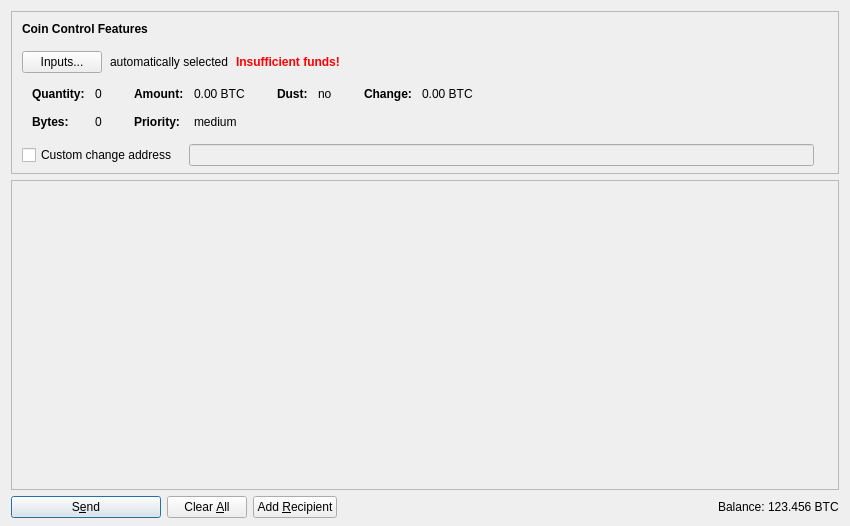
<?xml version="1.0" encoding="UTF-8"?>
<ui version="4.0">
 <class>SendCoinsDialog</class>
 <widget class="QDialog" name="SendCoinsDialog">
  <property name="geometry">
   <rect>
    <x>0</x>
    <y>0</y>
    <width>850</width>
    <height>526</height>
   </rect>
  </property>
  <property name="windowTitle">
   <string>Send Coins</string>
  </property>
  <layout class="QVBoxLayout" name="verticalLayout" stretch="0,1,0,0">
   <property name="bottomMargin">
    <number>8</number>
   </property>
   <item>
    <widget class="QFrame" name="frameCoinControl">
     <property name="sizePolicy">
      <sizepolicy hsizetype="Expanding" vsizetype="Expanding">
       <horstretch>0</horstretch>
       <verstretch>0</verstretch>
      </sizepolicy>
     </property>
     <property name="maximumSize">
      <size>
       <width>16777215</width>
       <height>16777215</height>
      </size>
     </property>
     <property name="frameShape">
      <enum>QFrame::StyledPanel</enum>
     </property>
     <property name="frameShadow">
      <enum>QFrame::Sunken</enum>
     </property>
     <layout class="QVBoxLayout" name="verticalLayoutCoinControl2">
      <property name="spacing">
       <number>0</number>
      </property>
      <property name="leftMargin">
       <number>0</number>
      </property>
      <property name="topMargin">
       <number>0</number>
      </property>
      <property name="rightMargin">
       <number>0</number>
      </property>
      <property name="bottomMargin">
       <number>6</number>
      </property>
      <item>
       <layout class="QVBoxLayout" name="verticalLayoutCoinControl" stretch="0,0,0,0,1">
        <property name="spacing">
         <number>0</number>
        </property>
        <property name="leftMargin">
         <number>10</number>
        </property>
        <property name="topMargin">
         <number>10</number>
        </property>
        <item>
         <layout class="QHBoxLayout" name="horizontalLayoutCoinControl1">
          <property name="bottomMargin">
           <number>15</number>
          </property>
          <item>
           <widget class="QLabel" name="labelCoinControlFeatures">
            <property name="sizePolicy">
             <sizepolicy hsizetype="Preferred" vsizetype="Maximum">
              <horstretch>0</horstretch>
              <verstretch>0</verstretch>
             </sizepolicy>
            </property>
            <property name="font">
             <font>
              <weight>75</weight>
              <bold>true</bold>
             </font>
            </property>
            <property name="styleSheet">
             <string notr="true">font-weight:bold;</string>
            </property>
            <property name="text">
             <string>Coin Control Features</string>
            </property>
           </widget>
          </item>
         </layout>
        </item>
        <item>
         <layout class="QHBoxLayout" name="horizontalLayoutCoinControl2" stretch="0,0,0,0">
          <property name="spacing">
           <number>8</number>
          </property>
          <property name="bottomMargin">
           <number>10</number>
          </property>
          <item>
           <widget class="QPushButton" name="pushButtonCoinControl">
            <property name="styleSheet">
             <string notr="true"/>
            </property>
            <property name="text">
             <string>Inputs...</string>
            </property>
            <property name="autoDefault">
             <bool>false</bool>
            </property>
           </widget>
          </item>
          <item>
           <widget class="QLabel" name="labelCoinControlAutomaticallySelected">
            <property name="text">
             <string>automatically selected</string>
            </property>
            <property name="margin">
             <number>5</number>
            </property>
           </widget>
          </item>
          <item>
           <widget class="QLabel" name="labelCoinControlInsuffFunds">
            <property name="font">
             <font>
              <weight>75</weight>
              <bold>true</bold>
             </font>
            </property>
            <property name="styleSheet">
             <string notr="true">color:red;font-weight:bold;</string>
            </property>
            <property name="text">
             <string>Insufficient funds!</string>
            </property>
            <property name="margin">
             <number>5</number>
            </property>
           </widget>
          </item>
          <item>
           <spacer name="horizontalSpacerCoinControl">
            <property name="orientation">
             <enum>Qt::Horizontal</enum>
            </property>
            <property name="sizeHint" stdset="0">
             <size>
              <width>40</width>
              <height>1</height>
             </size>
            </property>
           </spacer>
          </item>
         </layout>
        </item>
        <item>
         <widget class="QWidget" name="widgetCoinControl" native="true">
          <property name="sizePolicy">
           <sizepolicy hsizetype="Preferred" vsizetype="Preferred">
            <horstretch>0</horstretch>
            <verstretch>0</verstretch>
           </sizepolicy>
          </property>
          <property name="minimumSize">
           <size>
            <width>0</width>
            <height>0</height>
           </size>
          </property>
          <property name="styleSheet">
           <string notr="true"/>
          </property>
          <layout class="QHBoxLayout" name="horizontalLayoutCoinControl5">
           <property name="leftMargin">
            <number>0</number>
           </property>
           <property name="topMargin">
            <number>0</number>
           </property>
           <property name="rightMargin">
            <number>0</number>
           </property>
           <property name="bottomMargin">
            <number>0</number>
           </property>
           <item>
            <layout class="QHBoxLayout" name="horizontalLayoutCoinControl3" stretch="0,0,0,1">
             <property name="spacing">
              <number>20</number>
             </property>
             <property name="topMargin">
              <number>0</number>
             </property>
             <property name="bottomMargin">
              <number>10</number>
             </property>
             <item>
              <layout class="QFormLayout" name="formLayoutCoinControl1">
               <property name="horizontalSpacing">
                <number>10</number>
               </property>
               <property name="verticalSpacing">
                <number>14</number>
               </property>
               <property name="leftMargin">
                <number>10</number>
               </property>
               <property name="topMargin">
                <number>4</number>
               </property>
               <property name="rightMargin">
                <number>6</number>
               </property>
               <item row="0" column="0">
                <widget class="QLabel" name="labelCoinControlQuantityText">
                 <property name="font">
                  <font>
                   <weight>75</weight>
                   <bold>true</bold>
                  </font>
                 </property>
                 <property name="text">
                  <string>Quantity:</string>
                 </property>
                 <property name="margin">
                  <number>0</number>
                 </property>
                </widget>
               </item>
               <item row="0" column="1">
                <widget class="QLabel" name="labelCoinControlQuantity">
                 <property name="cursor">
                  <cursorShape>IBeamCursor</cursorShape>
                 </property>
                 <property name="contextMenuPolicy">
                  <enum>Qt::ActionsContextMenu</enum>
                 </property>
                 <property name="text">
                  <string notr="true">0</string>
                 </property>
                 <property name="margin">
                  <number>0</number>
                 </property>
                 <property name="textInteractionFlags">
                  <set>Qt::LinksAccessibleByMouse|Qt::TextSelectableByKeyboard|Qt::TextSelectableByMouse</set>
                 </property>
                </widget>
               </item>
               <item row="1" column="0">
                <widget class="QLabel" name="labelCoinControlBytesText">
                 <property name="font">
                  <font>
                   <weight>75</weight>
                   <bold>true</bold>
                  </font>
                 </property>
                 <property name="text">
                  <string>Bytes:</string>
                 </property>
                </widget>
               </item>
               <item row="1" column="1">
                <widget class="QLabel" name="labelCoinControlBytes">
                 <property name="cursor">
                  <cursorShape>IBeamCursor</cursorShape>
                 </property>
                 <property name="contextMenuPolicy">
                  <enum>Qt::ActionsContextMenu</enum>
                 </property>
                 <property name="text">
                  <string notr="true">0</string>
                 </property>
                 <property name="textInteractionFlags">
                  <set>Qt::LinksAccessibleByMouse|Qt::TextSelectableByKeyboard|Qt::TextSelectableByMouse</set>
                 </property>
                </widget>
               </item>
              </layout>
             </item>
             <item>
              <layout class="QFormLayout" name="formLayoutCoinControl2">
               <property name="horizontalSpacing">
                <number>10</number>
               </property>
               <property name="verticalSpacing">
                <number>14</number>
               </property>
               <property name="leftMargin">
                <number>6</number>
               </property>
               <property name="topMargin">
                <number>4</number>
               </property>
               <property name="rightMargin">
                <number>6</number>
               </property>
               <item row="0" column="0">
                <widget class="QLabel" name="labelCoinControlAmountText">
                 <property name="font">
                  <font>
                   <weight>75</weight>
                   <bold>true</bold>
                  </font>
                 </property>
                 <property name="text">
                  <string>Amount:</string>
                 </property>
                 <property name="margin">
                  <number>0</number>
                 </property>
                </widget>
               </item>
               <item row="0" column="1">
                <widget class="QLabel" name="labelCoinControlAmount">
                 <property name="cursor">
                  <cursorShape>IBeamCursor</cursorShape>
                 </property>
                 <property name="contextMenuPolicy">
                  <enum>Qt::ActionsContextMenu</enum>
                 </property>
                 <property name="text">
                  <string notr="true">0.00 BTC</string>
                 </property>
                 <property name="textInteractionFlags">
                  <set>Qt::LinksAccessibleByMouse|Qt::TextSelectableByKeyboard|Qt::TextSelectableByMouse</set>
                 </property>
                </widget>
               </item>
               <item row="1" column="0">
                <widget class="QLabel" name="labelCoinControlPriorityText">
                 <property name="font">
                  <font>
                   <weight>75</weight>
                   <bold>true</bold>
                  </font>
                 </property>
                 <property name="text">
                  <string>Priority:</string>
                 </property>
                </widget>
               </item>
               <item row="1" column="1">
                <widget class="QLabel" name="labelCoinControlPriority">
                 <property name="cursor">
                  <cursorShape>IBeamCursor</cursorShape>
                 </property>
                 <property name="contextMenuPolicy">
                  <enum>Qt::ActionsContextMenu</enum>
                 </property>
                 <property name="text">
                  <string notr="true">medium</string>
                 </property>
                 <property name="textInteractionFlags">
                  <set>Qt::LinksAccessibleByMouse|Qt::TextSelectableByKeyboard|Qt::TextSelectableByMouse</set>
                 </property>
                </widget>
               </item>
              </layout>
             </item>
             <item>
              <layout class="QFormLayout" name="formLayoutCoinControl3">
               <property name="horizontalSpacing">
                <number>10</number>
               </property>
               <property name="verticalSpacing">
                <number>14</number>
               </property>
               <property name="leftMargin">
                <number>6</number>
               </property>
               <property name="topMargin">
                <number>4</number>
               </property>
               <property name="rightMargin">
                <number>6</number>
               </property>
               <item row="1" column="0">
                <widget class="QLabel" name="labelCoinControlLowOutputText">
                 <property name="font">
                  <font>
                   <weight>75</weight>
                   <bold>true</bold>
                  </font>
                 </property>
                 <property name="text">
                  <string>Dust:</string>
                 </property>
                </widget>
               </item>
               <item row="1" column="1">
                <widget class="QLabel" name="labelCoinControlLowOutput">
                 <property name="cursor">
                  <cursorShape>IBeamCursor</cursorShape>
                 </property>
                 <property name="contextMenuPolicy">
                  <enum>Qt::ActionsContextMenu</enum>
                 </property>
                 <property name="text">
                  <string notr="true">no</string>
                 </property>
                 <property name="textInteractionFlags">
                  <set>Qt::LinksAccessibleByMouse|Qt::TextSelectableByKeyboard|Qt::TextSelectableByMouse</set>
                 </property>
                </widget>
               </item>
              </layout>
             </item>
             <item>
              <layout class="QFormLayout" name="formLayoutCoinControl4">
               <property name="horizontalSpacing">
                <number>10</number>
               </property>
               <property name="verticalSpacing">
                <number>14</number>
               </property>
               <property name="leftMargin">
                <number>6</number>
               </property>
               <property name="topMargin">
                <number>4</number>
               </property>
               <property name="rightMargin">
                <number>6</number>
               </property>
               <item row="1" column="0">
                <widget class="QLabel" name="labelCoinControlChangeText">
                 <property name="font">
                  <font>
                   <weight>75</weight>
                   <bold>true</bold>
                  </font>
                 </property>
                 <property name="text">
                  <string>Change:</string>
                 </property>
                </widget>
               </item>
               <item row="1" column="1">
                <widget class="QLabel" name="labelCoinControlChange">
                 <property name="cursor">
                  <cursorShape>IBeamCursor</cursorShape>
                 </property>
                 <property name="contextMenuPolicy">
                  <enum>Qt::ActionsContextMenu</enum>
                 </property>
                 <property name="text">
                  <string notr="true">0.00 BTC</string>
                 </property>
                 <property name="textInteractionFlags">
                  <set>Qt::LinksAccessibleByMouse|Qt::TextSelectableByKeyboard|Qt::TextSelectableByMouse</set>
                 </property>
                </widget>
               </item>
              </layout>
             </item>
            </layout>
           </item>
          </layout>
         </widget>
        </item>
        <item>
         <layout class="QHBoxLayout" name="horizontalLayoutCoinControl4" stretch="0,0,0">
          <property name="spacing">
           <number>12</number>
          </property>
          <property name="sizeConstraint">
           <enum>QLayout::SetDefaultConstraint</enum>
          </property>
          <property name="topMargin">
           <number>5</number>
          </property>
          <property name="rightMargin">
           <number>5</number>
          </property>
          <item>
           <widget class="QCheckBox" name="checkBoxCoinControlChange">
            <property name="toolTip">
             <string>If this is activated, but the change address is empty or invalid, change will be sent to a newly generated address.</string>
            </property>
            <property name="text">
             <string>Custom change address</string>
            </property>
           </widget>
          </item>
          <item>
           <widget class="QValidatedLineEdit" name="lineEditCoinControlChange">
            <property name="enabled">
             <bool>false</bool>
            </property>
            <property name="sizePolicy">
             <sizepolicy hsizetype="Expanding" vsizetype="Fixed">
              <horstretch>0</horstretch>
              <verstretch>0</verstretch>
             </sizepolicy>
            </property>
           </widget>
          </item>
          <item>
           <widget class="QLabel" name="labelCoinControlChangeLabel">
            <property name="sizePolicy">
             <sizepolicy hsizetype="Preferred" vsizetype="Expanding">
              <horstretch>0</horstretch>
              <verstretch>0</verstretch>
             </sizepolicy>
            </property>
            <property name="minimumSize">
             <size>
              <width>0</width>
              <height>0</height>
             </size>
            </property>
            <property name="text">
             <string/>
            </property>
            <property name="margin">
             <number>3</number>
            </property>
           </widget>
          </item>
         </layout>
        </item>
        <item>
         <spacer name="verticalSpacerCoinControl">
          <property name="orientation">
           <enum>Qt::Vertical</enum>
          </property>
          <property name="sizeHint" stdset="0">
           <size>
            <width>800</width>
            <height>1</height>
           </size>
          </property>
         </spacer>
        </item>
       </layout>
      </item>
     </layout>
    </widget>
   </item>
   <item>
    <widget class="QScrollArea" name="scrollArea">
     <property name="widgetResizable">
      <bool>true</bool>
     </property>
     <widget class="QWidget" name="scrollAreaWidgetContents">
      <property name="geometry">
       <rect>
        <x>0</x>
        <y>0</y>
        <width>830</width>
        <height>68</height>
       </rect>
      </property>
      <layout class="QVBoxLayout" name="verticalLayout_2" stretch="0,1">
       <property name="leftMargin">
        <number>0</number>
       </property>
       <property name="topMargin">
        <number>0</number>
       </property>
       <property name="rightMargin">
        <number>0</number>
       </property>
       <property name="bottomMargin">
        <number>0</number>
       </property>
       <item>
        <layout class="QVBoxLayout" name="entries">
         <property name="spacing">
          <number>6</number>
         </property>
        </layout>
       </item>
       <item>
        <spacer name="verticalSpacer">
         <property name="orientation">
          <enum>Qt::Vertical</enum>
         </property>
         <property name="sizeHint" stdset="0">
          <size>
           <width>20</width>
           <height>40</height>
          </size>
         </property>
        </spacer>
       </item>
      </layout>
     </widget>
    </widget>
   </item>
   <item>
    <layout class="QHBoxLayout" name="horizontalLayout">
     <item>
      <widget class="QPushButton" name="sendButton">
       <property name="minimumSize">
        <size>
         <width>150</width>
         <height>0</height>
        </size>
       </property>
       <property name="toolTip">
        <string>Confirm the send action</string>
       </property>
       <property name="text">
        <string>S&amp;end</string>
       </property>
       <property name="icon">
        <iconset resource="../bitcoin.qrc">
         <normaloff>:/icons/send</normaloff>:/icons/send</iconset>
       </property>
       <property name="autoDefault">
        <bool>false</bool>
       </property>
       <property name="default">
        <bool>true</bool>
       </property>
      </widget>
     </item>
     <item>
      <widget class="QPushButton" name="clearButton">
       <property name="sizePolicy">
        <sizepolicy hsizetype="Minimum" vsizetype="Fixed">
         <horstretch>0</horstretch>
         <verstretch>0</verstretch>
        </sizepolicy>
       </property>
       <property name="toolTip">
        <string>Clear all fields of the form.</string>
       </property>
       <property name="text">
        <string>Clear &amp;All</string>
       </property>
       <property name="icon">
        <iconset resource="../bitcoin.qrc">
         <normaloff>:/icons/remove</normaloff>:/icons/remove</iconset>
       </property>
       <property name="autoDefault">
        <bool>false</bool>
       </property>
      </widget>
     </item>
     <item>
      <widget class="QPushButton" name="addButton">
       <property name="toolTip">
        <string>Send to multiple recipients at once</string>
       </property>
       <property name="text">
        <string>Add &amp;Recipient</string>
       </property>
       <property name="icon">
        <iconset resource="../bitcoin.qrc">
         <normaloff>:/icons/add</normaloff>:/icons/add</iconset>
       </property>
       <property name="autoDefault">
        <bool>false</bool>
       </property>
      </widget>
     </item>
     <item>
      <spacer name="horizontalSpacer">
       <property name="orientation">
        <enum>Qt::Horizontal</enum>
       </property>
       <property name="sizeHint" stdset="0">
        <size>
         <width>40</width>
         <height>20</height>
        </size>
       </property>
      </spacer>
     </item>
     <item>
      <layout class="QHBoxLayout" name="horizontalLayout_2">
       <property name="spacing">
        <number>3</number>
       </property>
       <item>
        <widget class="QLabel" name="label">
         <property name="sizePolicy">
          <sizepolicy hsizetype="Preferred" vsizetype="Fixed">
           <horstretch>0</horstretch>
           <verstretch>0</verstretch>
          </sizepolicy>
         </property>
         <property name="text">
          <string>Balance:</string>
         </property>
        </widget>
       </item>
       <item>
        <widget class="QLabel" name="labelBalance">
         <property name="sizePolicy">
          <sizepolicy hsizetype="Preferred" vsizetype="Fixed">
           <horstretch>0</horstretch>
           <verstretch>0</verstretch>
          </sizepolicy>
         </property>
         <property name="cursor">
          <cursorShape>IBeamCursor</cursorShape>
         </property>
         <property name="text">
          <string notr="true">123.456 BTC</string>
         </property>
         <property name="textInteractionFlags">
          <set>Qt::LinksAccessibleByMouse|Qt::TextSelectableByKeyboard|Qt::TextSelectableByMouse</set>
         </property>
        </widget>
       </item>
      </layout>
     </item>
    </layout>
   </item>
  </layout>
 </widget>
 <customwidgets>
  <customwidget>
   <class>QValidatedLineEdit</class>
   <extends>QLineEdit</extends>
   <header>qvalidatedlineedit.h</header>
  </customwidget>
  <customwidget>
   <class>BitcoinAmountField</class>
   <extends>QLineEdit</extends>
   <header>bitcoinamountfield.h</header>
   <container>1</container>
  </customwidget>
 </customwidgets>
 <resources>
  <include location="../bitcoin.qrc"/>
 </resources>
 <connections/>
 <buttongroups>
 </buttongroups>
</ui>
